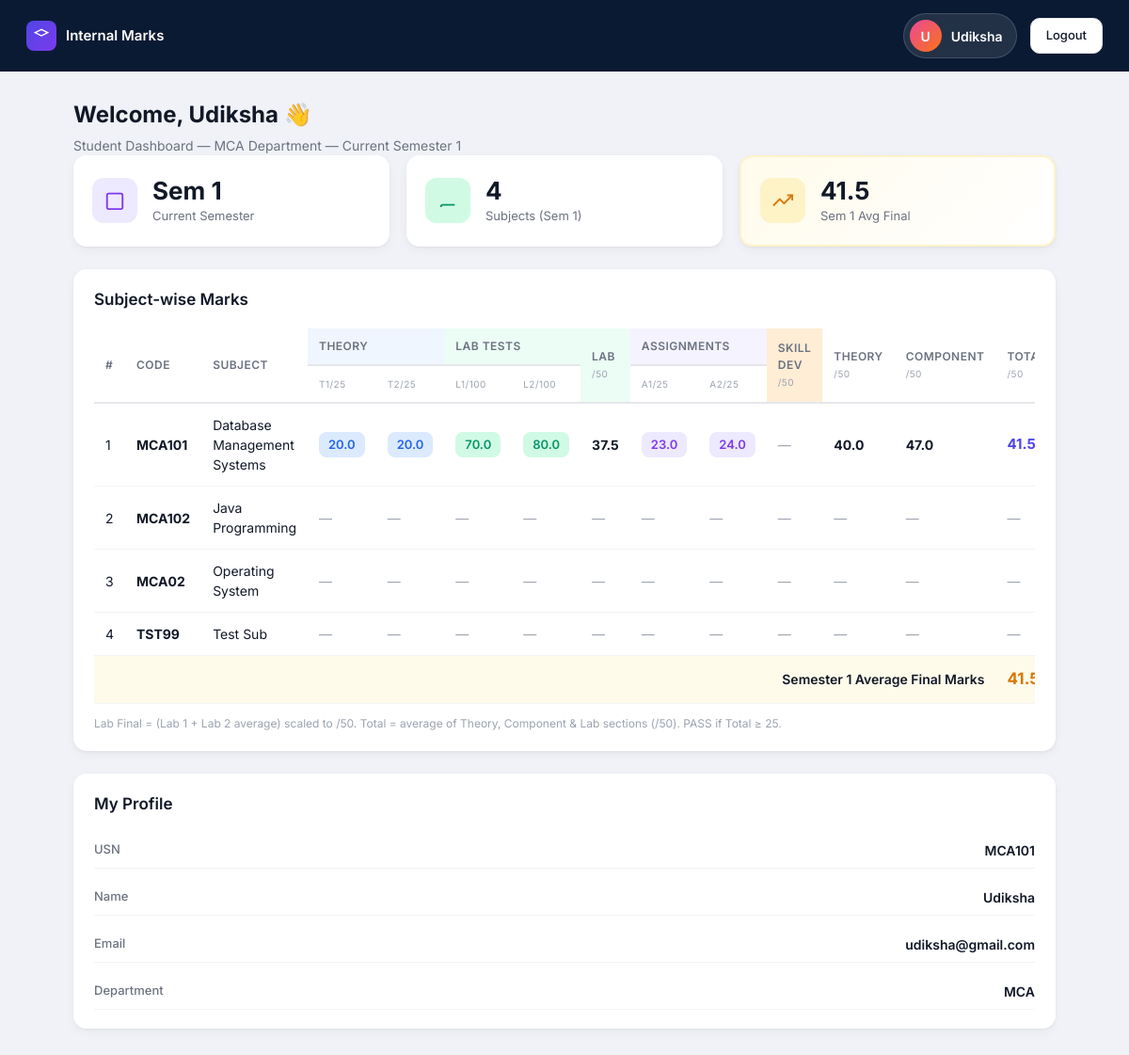
Screenshot of /student/dashboard (signed in) with the database file from the repository.
### tables this page shows
CREATE TABLE students (
            id INTEGER PRIMARY KEY AUTOINCREMENT,
            usn TEXT UNIQUE NOT NULL,
            name TEXT NOT NULL,
            email TEXT NOT NULL,
            semester INTEGER NOT NULL DEFAULT 1,
            department TEXT NOT NULL DEFAULT 'MCA',
            password TEXT NOT NULL,
            created_at TEXT NOT NULL
        );

CREATE TABLE marks (
            id INTEGER PRIMARY KEY AUTOINCREMENT,
            student_id INTEGER NOT NULL,
            subject_id INTEGER NOT NULL,
            marks REAL,
            updated_at TEXT NOT NULL, assignment_marks REAL, lab_marks REAL, assignment_1 FLOAT, assignment_2 FLOAT, lab_1 FLOAT, lab_2 FLOAT, internal_1 FLOAT, internal_2 FLOAT, project_marks FLOAT, theory_1 FLOAT, theory_2 FLOAT, skill_development FLOAT, lab_final FLOAT, final_marks FLOAT, result VARCHAR(8), mark_type VARCHAR(32) DEFAULT 'assignments',
            UNIQUE(student_id, subject_id),
            FOREIGN KEY (student_id) REFERENCES students(id) ON DELETE CASCADE,
            FOREIGN KEY (subject_id) REFERENCES subjects(id) ON DELETE CASCADE
        );

CREATE TABLE subjects (
            id INTEGER PRIMARY KEY AUTOINCREMENT,
            code TEXT UNIQUE NOT NULL,
            name TEXT NOT NULL,
            semester INTEGER NOT NULL DEFAULT 1,
            department TEXT NOT NULL DEFAULT 'MCA',
            created_at TEXT NOT NULL
        , mark_type VARCHAR(32) DEFAULT 'assignments');

### app.py (the view)
@app.route("/student/dashboard")
@student_required
def student_dashboard():
    student = db.get_student_by_id(session["user_id"])
    view_sem = request.args.get("sem", type=int) or student["semester"]
    if view_sem < 1 or view_sem > student["semester"]:
        view_sem = student["semester"]
    subject_marks, overall_average = db.get_student_semester_marks(student["id"], view_sem)
    available_sems = list(range(1, student["semester"] + 1))
    return render_template(
        "student_dashboard.html",
        student=student,
        subject_marks=subject_marks,
        overall_average=overall_average,
        view_sem=view_sem,
        available_sems=available_sems,
    )

### app.py (called while the page is built)
@app.context_processor
def inject_mca_config():
    return {
        "mca_semesters": db.MCA_SEMESTERS,
        "mark_field_limits": db.MARK_FIELD_LIMITS,
        "mark_types": db.MARK_TYPES,
        "pass_threshold": db.PASS_THRESHOLD,
        "final_max": db.FINAL_MAX,
    }

def student_required(f):
    @wraps(f)
    def decorated(*args, **kwargs):
        if not session.get("logged_in") or session.get("role") != "student":
            return redirect(url_for("student_login"))
        return f(*args, **kwargs)
    return decorated

### database.py (called while the page is built)
def normalize_mark_row(row):
    return {
        "theory_1": row.get("theory_1") if row.get("theory_1") is not None else row.get("internal_1"),
        "theory_2": row.get("theory_2") if row.get("theory_2") is not None else row.get("internal_2"),
        "assignment_1": row.get("assignment_1"),
        "assignment_2": row.get("assignment_2"),
        "skill_development": row.get("skill_development") if row.get("skill_development") is not None else row.get("project_marks"),
        "lab_1": row.get("lab_1"),
        "lab_2": row.get("lab_2"),
    }

def calculate_lab_final(lab_1, lab_2):
    if lab_1 is None or lab_2 is None:
        return None
    return round(((lab_1 + lab_2) / 2 / 100) * 50, 2)

def calculate_theory_total(theory_1, theory_2):
    if theory_1 is None and theory_2 is None:
        return None
    return round((theory_1 or 0) + (theory_2 or 0), 2)

def calculate_component_total(mark_type, assignment_1, assignment_2, skill_development):
    if mark_type == "skill_development":
        return skill_development
    if assignment_1 is None and assignment_2 is None:
        return None
    return round((assignment_1 or 0) + (assignment_2 or 0), 2)

def calculate_final_marks(theory_total, component_total, lab_final):
    sections = [value for value in (theory_total, component_total, lab_final) if value is not None]
    if not sections:
        return None
    return round(sum(sections) / len(sections), 2)

def determine_result(final_marks):
    if final_marks is None:
        return None
    return "PASS" if final_marks >= PASS_THRESHOLD else "FAIL"

def get_student_by_id(student_id):
    stmt = select(students).where(students.c.id == student_id)
    with engine.connect() as conn:
        row = conn.execute(stmt).mappings().first()
    return dict(row) if row else None

### templates/student_dashboard.html (shortened to what this page needs)
{% extends "base.html" %}
{% block body %}
<div class="user-layout">
    <header class="user-topbar">
        <div class="user-brand">
            <div class="brand-icon small">
                <svg viewBox="0 0 24 24" fill="none" stroke="currentColor" stroke-width="2"><path d="M12 2L2 7l10 5 10-5-10-5z"/></svg>
            </div>
            <span>Internal Marks</span>
        </div>
        <div class="user-topbar-right">
            <div class="profile-chip">
                <div class="profile-avatar">{{ student.name[0] }}</div>
                <span class="profile-name">{{ student.name }}</span>
            </div>
            <a href="{{ url_for('student_logout') }}" class="btn-outline-sm">Logout</a>
        </div>
    </header>
    <main class="user-main">
        <h1>Welcome, {{ student.name }} 👋</h1>
        <p class="page-subtitle">Student Dashboard — MCA Department — Current Semester {{ student.semester }}</p>
        <section class="stats-row three-col">
            <div class="stat-card">
                <div class="stat-icon purple">
                    <svg viewBox="0 0 24 24" fill="none" stroke="currentColor" stroke-width="2"><rect x="3" y="4" width="18" height="18" rx="2"/></svg>
                </div>
                <div class="stat-info">
                    <span class="stat-value">Sem {{ student.semester }}</span>
                    <span class="stat-label">Current Semester</span>
                </div>
            </div>
            <div class="stat-card">
                <div class="stat-icon green">
                    <svg viewBox="0 0 24 24" fill="none" stroke="currentColor" stroke-width="2"><path d="M4 19.5A2.5 2.5 0 0 1 6.5 17H20"/></svg>
                </div>
                <div class="stat-info">
                    <span class="stat-value">{{ subject_marks|length }}</span>
                    <span class="stat-label">Subjects (Sem {{ view_sem }})</span>
                </div>
            </div>
            <div class="stat-card highlight-card">
                <div class="stat-icon yellow">
                    <svg viewBox="0 0 24 24" fill="none" stroke="currentColor" stroke-width="2"><polyline points="23 6 13.5 15.5 8.5 10.5 1 18"/><polyline points="17 6 23 6 23 12"/></svg>
                </div>
                <div class="stat-info">
                    <span class="stat-value">{{ overall_average if overall_average is not none else '—' }}</span>
                    <span class="stat-label">Sem {{ view_sem }} Avg Final</span>
                </div>
            </div>
        </section>
        <section class="panel">
            <div class="panel-header">
                <h2>Subject-wise Marks</h2>
            </div>
            {% if subject_marks %}
            <div class="table-wrap marks-table-wrap">
                <table class="data-table marks-table">
                    <thead>
                        <tr class="group-header-row">
                            <th rowspan="2">#</th>
                            <th rowspan="2">Code</th>
                            <th rowspan="2">Subject</th>
                            <th colspan="2" class="group-header theory-group">Theory</th>
                            <th colspan="2" class="group-header lab-group">Lab Tests</th>
                            <th rowspan="2" class="group-header lab-group">Lab<br><small>/50</small></th>
                            <th colspan="2" class="group-header assignment-group">Assignments</th>
                            <th rowspan="2" class="group-header skill-group">Skill Dev<br><small>/50</small></th>
                            <th rowspan="2">Theory<br><small>/50</small></th>
                            <th rowspan="2">Component<br><small>/50</small></th>
                            <th rowspan="2">Total<br><small>/50</small></th>
                        </tr>
                        <tr>
                            <th><small>T1/25</small></th>
                            <th><small>T2/25</small></th>
                            <th><small>L1/100</small></th>
                            <th><small>L2/100</small></th>
                            <th><small>A1/25</small></th>
                            <th><small>A2/25</small></th>
                        </tr>
                    </thead>
                    <tbody>
                        {% for sub in subject_marks %}
                        <tr>
                            <td>{{ loop.index }}</td>
                            <td><strong>{{ sub.code }}</strong></td>
                            <td>{{ sub.name }}</td>
                            <td>{% if sub.theory_1 is not none %}<span class="mark-badge theory">{{ sub.theory_1 }}</span>{% else %}<span class="mark-pending">—</span>{% endif %}</td>
                            <td>{% if sub.theory_2 is not none %}<span class="mark-badge theory">{{ sub.theory_2 }}</span>{% else %}<span class="mark-pending">—</span>{% endif %}</td>
                            <td>{% if sub.lab_1 is not none %}<span class="mark-badge lab">{{ sub.lab_1 }}</span>{% else %}<span class="mark-pending">—</span>{% endif %}</td>
                            <td>{% if sub.lab_2 is not none %}<span class="mark-badge lab">{{ sub.lab_2 }}</span>{% else %}<span class="mark-pending">—</span>{% endif %}</td>
                            <td>{% if sub.lab_final is not none %}<strong>{{ sub.lab_final }}</strong>{% else %}<span class="mark-pending">—</span>{% endif %}</td>
                            <td>{% if sub.mark_type == 'assignments' and sub.assignment_1 is not none %}<span class="mark-badge assignment">{{ sub.assignment_1 }}</span>{% else %}<span class="mark-pending">—</span>{% endif %}</td>
                            <td>{% if sub.mark_type == 'assignments' and sub.assignment_2 is not none %}<span class="mark-badge assignment">{{ sub.assignment_2 }}</span>{% else %}<span class="mark-pending">—</span>{% endif %}</td>
                            <td>{% if sub.mark_type == 'skill_development' and sub.skill_development is not none %}<span class="mark-badge skill">{{ sub.skill_development }}</span>{% else %}<span class="mark-pending">—</span>{% endif %}</td>
                            <td>{% if sub.theory_total is not none %}<strong>{{ sub.theory_total }}</strong>{% else %}<span class="mark-pending">—</span>{% endif %}</td>
                            <td>{% if sub.component_total is not none %}<strong>{{ sub.component_total }}</strong>{% else %}<span class="mark-pending">—</span>{% endif %}</td>
                            <td>{% if sub.final_marks is not none %}<strong class="avg-value">{{ sub.final_marks }}</strong>{% else %}<span class="mark-pending">—</span>{% endif %}</td>
                        </tr>
                        {% endfor %}
                    </tbody>
                    {% if overall_average is not none %}
                    <tfoot>
                        <tr class="overall-row">
                            <td colspan="13" class="overall-label">Semester {{ view_sem }} Average Final Marks</td>
                            <td><strong class="avg-value overall">{{ overall_average }}</strong></td>
                        </tr>
                    </tfoot>
                    {% endif %}
                </table>
            </div>
            <p class="marks-note">Lab Final = (Lab 1 + Lab 2 average) scaled to /50. Total = average of Theory, Component & Lab sections (/50). PASS if Total ≥ {{ pass_threshold }}.</p>
            {% else %}
            <p class="empty-text">No subjects found for Semester {{ view_sem }} yet.</p>
            {% endif %}
        </section>
        <section class="panel">
            <div class="panel-header"><h2>My Profile</h2></div>
            <div class="profile-details">
                <div class="detail-row">
                    <span class="detail-label">USN</span>
                    <span class="detail-value">{{ student.usn }}</span>
                </div>
                <div class="detail-row">
                    <span class="detail-label">Name</span>
                    <span class="detail-value">{{ student.name }}</span>
                </div>
                <div class="detail-row">
                    <span class="detail-label">Email</span>
                    <span class="detail-value">{{ student.email }}</span>
                </div>
                <div class="detail-row">
                    <span class="detail-label">Department</span>
                    <span class="detail-value">{{ student.department }}</span>
                </div>
            </div>
        </section>
    </main>
</div>
{% endblock %}

### rows the page displays
students: name "U", name "Udiksha", semester "1", usn "MCA101", email "udiksha@gmail.com", department "MCA"
marks: code "MCA101", name "Database Management Systems", theory_1 "20.0", theory_2 "20.0", lab_1 "70.0", lab_2 "80.0", lab_final "37.5", assignment_1 "23.0", assignment_2 "24.0", theory_total "40.0", component_total "47.0", final_marks "41.5"
subjects: code "MCA102", name "Java Programming"
subjects: code "MCA02", name "Operating System"
subjects: code "TST99", name "Test Sub"

### other values shown
{{ subject_marks|length }} "4"
{{ view_sem }} "1"
{{ overall_average if overall_average is not none else '—' }} "41.5"
{{ pass_threshold }} "25"
